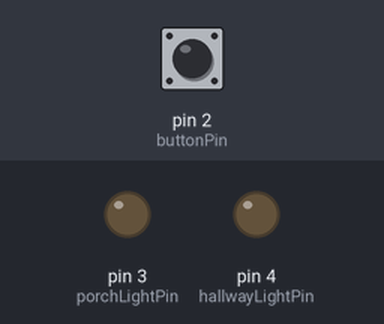
The sketch below on a simulated Arduino Uno, built with avr-gcc and run on an emulated ATmega328P. On the bench: output pins drawn as LEDs (lit = HIGH). The test bench sets the inputs (shaded band); at power-on: pin 2 (buttonPin) HIGH.

Above: at 1.2 s.
1.3 s: pin 2 (buttonPin) pulled LOW for 0.15 s
At 1.7 s:
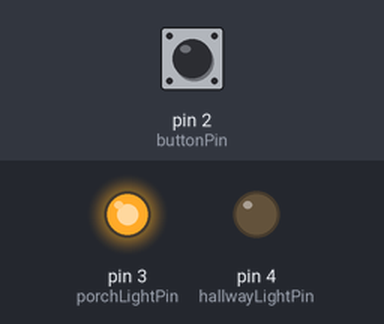
At 31.7 s:
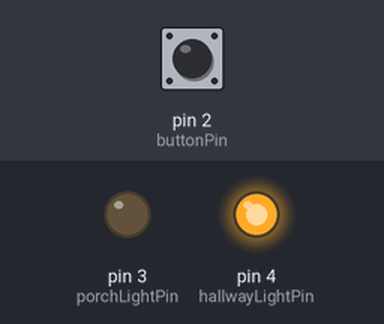
Timing chart, 0 to 32.8 s (numbered marks = the images above; inputs shaded):
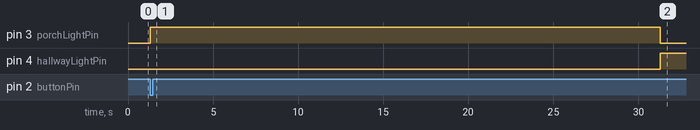

The sketch:

sketch_LightsON.ino
```cpp
const int buttonPin = 2;
const int porchLightPin = 3;
const int hallwayLightPin = 4;

void setup()
{
  pinMode(buttonPin, INPUT_PULLUP);
  pinMode(porchLightPin, OUTPUT);
  pinMode(hallwayLightPin, OUTPUT);
}

void loop() {


  if (digitalRead(buttonPin) == LOW)
  {

    digitalWrite(porchLightPin, HIGH);
    delay(30000);
    digitalWrite(porchLightPin, LOW);

    digitalWrite(hallwayLightPin, HIGH);
    delay(60000);
    digitalWrite(hallwayLightPin, LOW);
  }
}
```

Measured:
- after the input at 1.3 s, pin 3 (porchLightPin): LOW → HIGH at once, → LOW 30.0 s later; pin 4 (hallwayLightPin): LOW → HIGH after 30.0 s
